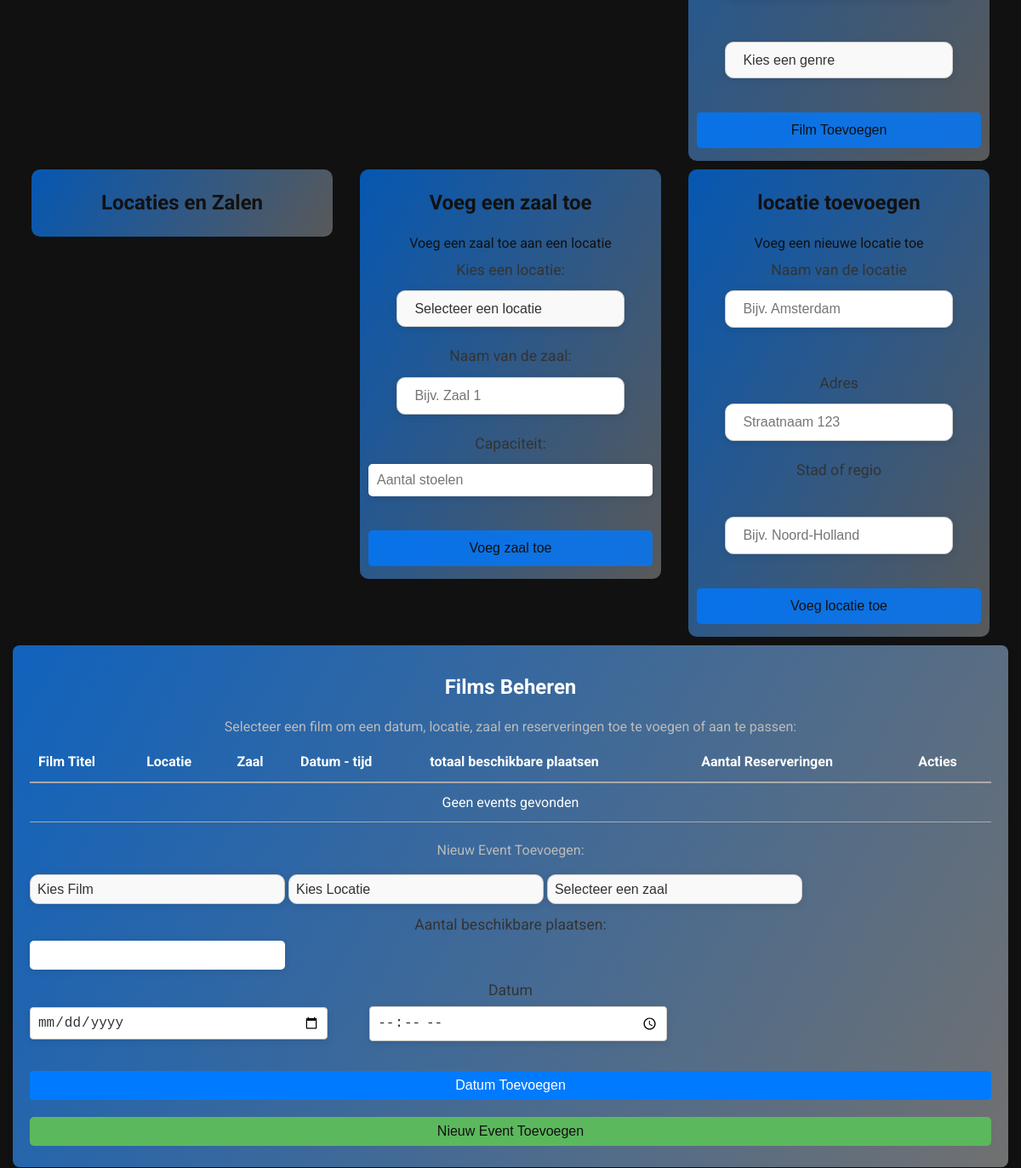
/account/dashboard/ (signed in, middle part), run on an earlier commit of the app's database.
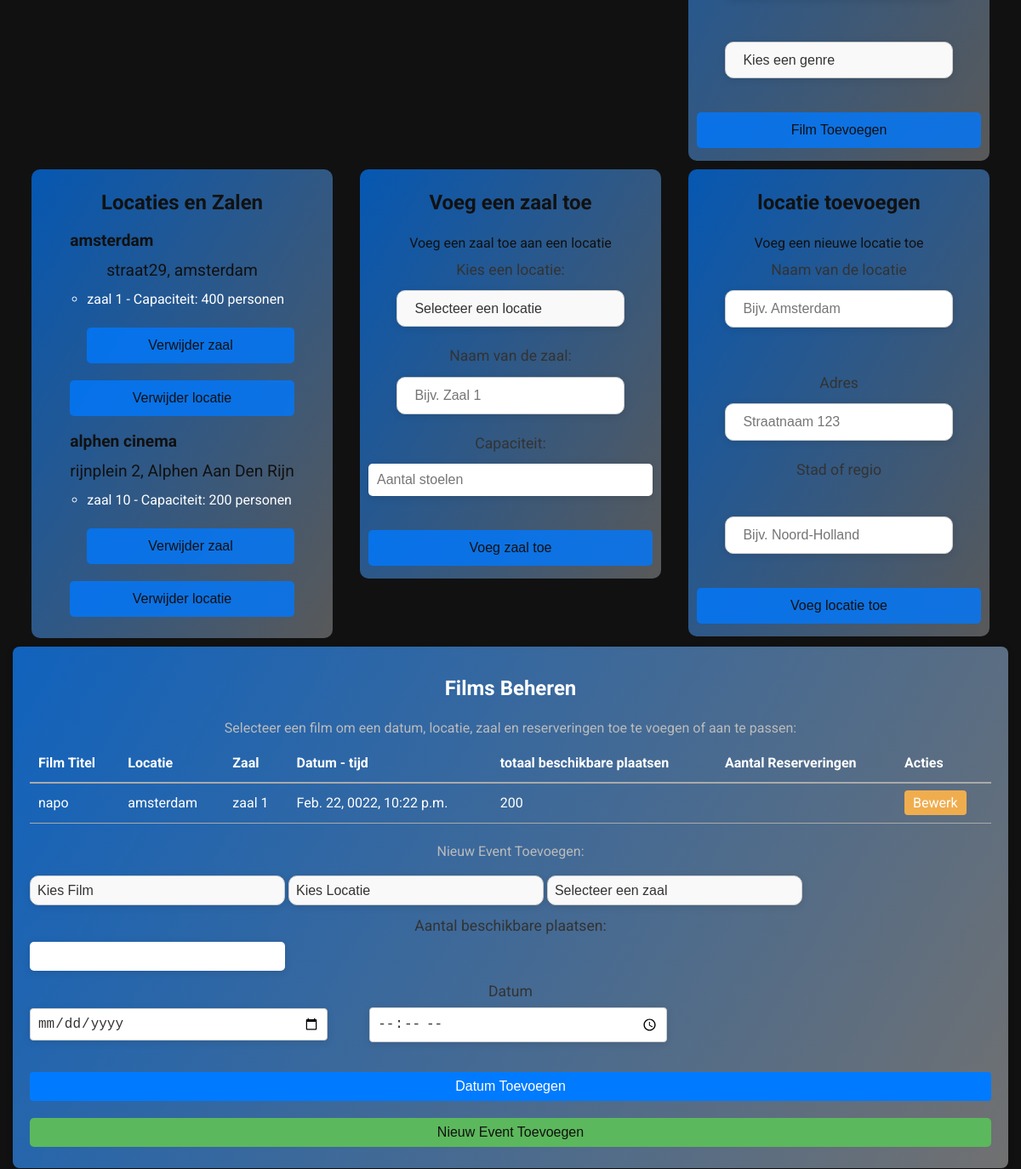
And on a later commit of the database.
### films/models.py (models this page shows, shortened)
class Location(models.Model):
    id = models.AutoField(primary_key=True)
    name = models.CharField(max_length=100)
    address = models.CharField(max_length=255, null=True, blank=True)
    city = models.CharField(max_length=100, null=True, blank=True)

class Room(models.Model):
    id = models.AutoField(primary_key=True)
    location = models.ForeignKey(Location, on_delete=models.CASCADE, related_name="rooms")
    name = models.CharField(max_length=100)
    capacity = models.IntegerField()

class Film(models.Model):
    title = models.CharField(max_length=200)
    release_date = models.DateTimeField(default=now)
    afbeelding = models.ImageField(upload_to='films/', null=True, blank=True)
    beschrijving = models.TextField(null=True, blank=True)
    genre = models.CharField(max_length=100)
    min_leeftijd = models.IntegerField()
    rooms = models.ManyToManyField(Room, related_name="films", blank=True)
    class Meta:
        verbose_name = "Film"
        verbose_name_plural = "Films"

### reserveringen/models.py (models this page shows, shortened)
class Event(models.Model):
    film = models.ForeignKey(Film, on_delete=models.CASCADE, related_name="events")
    location = models.ForeignKey(Location, on_delete=models.CASCADE)
    room = models.ForeignKey(Room, on_delete=models.CASCADE)
    date = models.DateTimeField()
    totaal_aantal_plekken = models.PositiveIntegerField(default=0)

### accounts/views.py (the view, shortened to what this page needs)
# urls.py: path('dashboard/', views.dashboard, name='dashboard'),
def dashboard(request):
    if not request.user.is_authenticated:
        return redirect('login')
    user_data, created = UserData.objects.get_or_create(user=request.user)
    if request.user.is_superuser:
        locations = Location.objects.all()
        rooms = Room.objects.all()
        films = Film.objects.all()
        events = Event.objects.all()
        return render(request, 'pages/user_pages/medewerkers_dashboard.html', {
            'locations': locations,
            'rooms': rooms,
            'films': films,
            'events': events,
            'user_data': user_data,
        })

### pages/templates/pages/user_pages/medewerkers_dashboard.html (shortened to what this page needs)
<!DOCTYPE html>
{% load static %}
<html lang="nl">
<head>
    <link rel="stylesheet" href="{% static 'css/componenten/form.css' %}">
    <link rel="stylesheet" href="{% static 'css/componenten/buttons.css' %}">
    <link rel="stylesheet" href="{% static 'css/page_componenten/medewerkers_dashboard.css' %}">
    <link rel="stylesheet" href="{% static 'css/main.css' %}">
</head>
<body>
{% include 'componenten/navbar.html' %}
<main class="dashboard">
    <section class="card">
        <form method="POST" action="{% url 'add_film' %}" enctype="multipart/form-data">
            <br>
            <br>
            <br>
            <br>
            <select name="genre" id="genre" class="genre" required>
                <option value="">Kies een genre</option>
            </select>
            <button type="submit">Film Toevoegen</button>
        </form>
    </section>
    <section class="card">
        <h3>Locaties en Zalen</h3>
        <ul>
            {% for location in locations %}
                <li><strong>{{ location.name }}</strong>
                    {% if location.address %}
                        <p>{{ location.address }}, {{ location.city }}</p>
                    {% endif %}
                    <ul>
                        {% for room in location.rooms.all %}
                            <li>{{ room.name }} - Capaciteit: {{ room.capacity }} personen
                                <form method="POST" action="{% url 'delete_room' room.id %}" style="display: inline;">
                                    <button type="submit" onclick="return confirm('Weet je zeker dat je deze zaal wilt verwijderen?')">Verwijder zaal</button>
                                </form>
                            </li>
                        {% endfor %}
                    </ul>
                    <form method="POST" action="{% url 'delete_location' location.id %}" style="display: inline;">
                        <button type="submit" onclick="return confirm('Weet je zeker dat je deze locatie wilt verwijderen?')">Verwijder locatie</button>
                    </form>
                </li>
            {% endfor %}
        </ul>
    </section>
    <section class="card">
        <h3>Voeg een zaal toe</h3>
        <p>Voeg een zaal toe aan een locatie</p>
        <form method="POST" action="{% url 'add_room' %}">
            <label for="location">Kies een locatie:</label>
            <select name="location" id="location" class="form-control" required>
                <option value="" disabled selected>Selecteer een locatie</option>
            </select>
            <label for="name">Naam van de zaal:</label>
            <input type="text" name="name" id="name" class="form-control" placeholder="Bijv. Zaal 1" required>
            <label for="capacity">Capaciteit:</label>
            <input type="number" name="capacity" id="capacity" class="form-control" placeholder="Aantal stoelen" required>
            <button type="submit" class="btn btn-primary">Voeg zaal toe</button>
        </form>
    </section>
    <section class="card">
        <h3>locatie toevoegen</h3>
        <p>Voeg een nieuwe locatie toe</p>
        <form method="POST" action="{% url 'add_location' %}">
            <label for="name">Naam van de locatie</label>
            <input type="text" name="name" id="name" class="form-control" placeholder="Bijv. Amsterdam" required>
            <br>
            <label for="address">Adres</label>
            <input type="text" name="address" id="address" class="form-control" placeholder="Straatnaam 123" required>
            <label for="city">Stad of regio</label>
            <br>
            <input type="text" name="city" id="city" class="form-control" placeholder="Bijv. Noord-Holland">
            <button type="submit" class="btn btn-primary">Voeg locatie toe</button>
        </form>
    </section>
    <section class="card" style="width: 100%; padding: 20px; background-color: #333; border-radius: 8px; box-shadow: 0 2px 10px rgba(0, 0, 0, 0.1);">
        <h3 style="color: #fff; font-size: 24px; margin-bottom: 10px;">Films Beheren</h3>
        <p style="color: #bbb; font-size: 16px;">Selecteer een film om een datum, locatie, zaal en reserveringen toe te voegen of aan te passen:</p>
        <table style="width: 100%; border-collapse: collapse; text-align: left; color: #fff;">
            <thead>
                <tr>
                    <th style="border-bottom: 2px solid #aaa; padding: 10px;">Film Titel</th>
                    <th style="border-bottom: 2px solid #aaa; padding: 10px;">Locatie</th>
                    <th style="border-bottom: 2px solid #aaa; padding: 10px;">Zaal</th>
                    <th style="border-bottom: 2px solid #aaa; padding: 10px;">Datum - tijd</th>
                    <th style="border-bottom: 2px solid #aaa; padding: 10px;">totaal beschikbare plaatsen</th>
                    <th style="border-bottom: 2px solid #aaa; padding: 10px;">Aantal Reserveringen</th>
                    <th style="border-bottom: 2px solid #aaa; padding: 10px;">Acties</th>
                </tr>
            </thead>
            <tbody>
                {% for event in events %}
                <tr>
                    <td style="padding: 10px; border-bottom: 1px solid #aaa;">{{ event.film.title }}</td>
                    <td style="padding: 10px; border-bottom: 1px solid #aaa;">{{ event.location.name }}</td>
                    <td style="padding: 10px; border-bottom: 1px solid #aaa;">{{ event.room.name }}</td>
                    <td style="padding: 10px; border-bottom: 1px solid #aaa;">{{ event.date }}</td>
                    <td style="padding: 10px; border-bottom: 1px solid #aaa;">{{ event.totaal_aantal_plekken }}</td>
                    <td style="padding: 10px; border-bottom: 1px solid #aaa;"></td>
                    <td style="padding: 10px; border-bottom: 1px solid #aaa;">
                        <a href="{% url 'edit_event' event.id %}" class="btn btn-warning" style="padding: 5px 10px; color: #fff; background-color: #f0ad4e; border-radius: 4px; text-decoration: none;">Bewerk</a>
                    </td>
                </tr>
                {% empty %}
                <tr>
                    <td colspan="7" style="text-align: center; padding: 10px; border-bottom: 1px solid #aaa;">Geen events gevonden</td>
                </tr>
                {% endfor %}
            </tbody>
        </table>
        <p style="color: #bbb; font-size: 16px; margin-top: 20px;">Nieuw Event Toevoegen:</p>
        <form method="POST" action="{% url 'assign_film_date_location' %}" style="display: inline; margin-top: 10px;">
            <select id="film" name="film" required style="padding: 8px; margin-bottom: 10px; width: 80%; max-width: 300px;">
                <option value="" disabled selected>Kies Film</option>
            </select>
            <select id="select_location" name="location" required style="padding: 8px; margin-bottom: 10px; width: 80%; max-width: 300px;">
                <option value="" disabled selected>Kies Locatie</option>
            </select>
            <select id="select_room" name="room" required style="padding: 8px; margin-bottom: 10px; width: 80%; max-width: 300px;">
                <option value="" disabled selected>Selecteer een zaal</option>
            </select>
        <section>
            <label for="beschikbare_plaatsen">Aantal beschikbare plaatsen:</label>
            <input type="number" name="beschikbare_plaatsen" id="beschikbare_plaatsen" required style="padding: 8px; margin-bottom: 10px; width: 80%; max-width: 300px;">
        </section>
            <section>
                <label for="date">Datum</label>
                <input type="date" name="datum[]" required style="padding: 8px; width: 48%; margin-right: 4%; border-radius: 4px;">
                <input type="time" name="tijd[]" required style="padding: 8px; width: 48%; border-radius: 4px;">
                <button type="button" onclick="addDatum()" style="padding: 8px 15px; background-color: #007bff; color: white; border: none; border-radius: 4px;">Datum Toevoegen</button>
                <button type="submit" class="btn btn-success" style="padding: 8px 15px; background-color: #5cb85c;">Nieuw Event Toevoegen</button>
            </section>
        </form>
    </section>
</main>
</body>
</html>

### pages/templates/componenten/navbar.html (shortened to what this page needs)
<!DOCTYPE html>
{% load static %}
<html lang="en">
<head>
    <link rel="stylesheet" href="{% static 'css/layout/navbar.css' %}">
</head>
<body>
{% include 'componenten/modal.html' %}
</body>
</html>

### pages/templates/componenten/modal.html (shortened to what this page needs)
<!DOCTYPE html>
<html lang="nl">
{% load static %}
<head>
    <link rel="stylesheet" href="{% static 'css/layout/modal.css' %}">
</head>
<body>
</body>
</html>

### static/css/componenten/form.css (style rules this page uses)
label { display: block; margin-bottom: 5px; font-size: 1rem; color: #333; }
select, input[type="number"], button { width: 100%; padding: 10px; margin-bottom: 15px; border-radius: 5px; border: none; font-size: 1rem; }
select, input[type="number"], select, input[type="text"] { background-color: white; color: #333; }
form { display: flex; flex-direction: column; align-items: center; gap: 5px; width: 100%; }
form label { font-size: 1.1rem; color: #333; text-align: center; width: 100%; margin-bottom: 5px; }
form input { padding: 12px 20px; font-size: 1rem; width: 80%; max-width: 350px; border-radius: 10px; border: 1px solid #ccc; background-color: white; color: #333; box-shadow: 0 2px 8px rgba(0, 0, 0, 0.1); margin-bottom: 15px; transition: border-color 0.3s ease; }
form button { padding: 12px 20px; font-size: 16px; color: #111; background-color: rgba(0, 121, 255, 0.8); border: none; border-radius: 5px; cursor: pointer; width: 100%; display: flex; justify-content: center; align-items: center; margin-top: 10px; }
form select { padding: 12px 20px; font-size: 1rem; width: 80%; max-width: 350px; border-radius: 10px; border: 1px solid #ccc; background-color: #f9f9f9; color: #333; box-shadow: 0 2px 8px rgba(0, 0, 0, 0.1); margin-bottom: 15px; appearance: none; -webkit-appearance: none; -moz-appearance: none; transition: border-color 0.3s ease; }
form select::after { content: '\25BC'; font-size: 20px; position: absolute; right: 20px; top: 50%; transform: translateY(-50%); pointer-events: none; }
form { position: relative; }

### static/css/componenten/buttons.css (style rules this page uses)
button { background-color: rgba(0, 121, 255, 0.8); color: #111; cursor: pointer; transition: background-color 0.3s; }
.card button { margin-top: 20px; }

### static/css/page_componenten/medewerkers_dashboard.css (style rules this page uses)
.dashboard { display: flex; flex-wrap: wrap; justify-content: space-evenly; padding: 10px; }
.card { position: relative; width: 30%; border-radius: 10px; overflow: hidden; background: linear-gradient(120deg, rgba(0, 121, 255, 0.68), rgba(255, 255, 255, 0.3)); display: flex; flex-direction: column; align-items: center; transition-duration: 1s; padding: 10px; justify-content: flex-end; height: 100%; margin: 5px; }
.card h3 { color: #111; font-size: 1.5rem; text-align: center; margin: 10px; }
.card p { color: #111; text-align: center; margin: 5px 0; }
button { margin: 5px 0; padding: 12px 20px; font-size: 16px; color: #111; background-color: rgba(0, 121, 255, 0.8); border: none; border-radius: 5px; cursor: pointer; width: 100%; display: flex; justify-content: center; align-items: center; }
.card ul { list-style-type: none; padding: 0; }
.card ul li { margin-bottom: 15px; font-size: 1.2rem; color: #111; }
.card ul li ul { padding-left: 20px; list-style-type: circle; }
.card ul li ul li { font-size: 1rem; color: white; }

### static/css/main.css (style rules this page uses)
* { margin: 0; padding: 0; box-sizing: border-box; }
body { font-family: 'Roboto', sans-serif; !important; margin: 0; !important; padding: 0; !important; background-color: #111; !important; color: white; !important; line-height: 1.6; !important; }

What changed in the data, as far as the page shows it:
added Location: name "amsterdam", address "straat29", city "amsterdam"
added Room: name "zaal 1", capacity "400", shown under "amsterdam"
added Location: name "alphen cinema", address "rijnplein 2", city "Alphen Aan Den Rijn"
added Room: name "zaal 10", capacity "200", shown under "alphen cinema"
added Event: film "napo", location.name "amsterdam", room.name "zaal 1", date "Feb. 22, 0022, 10:22 p.m.", totaal_aantal_plekken "200"
Also different on the page:
text no longer shown: "Geen events gevonden"
